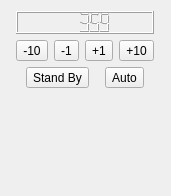
<?xml version="1.0" encoding="UTF-8"?>
<ui version="4.0">
 <class>Autopilot</class>
 <widget class="QWidget" name="Autopilot">
  <property name="geometry">
   <rect>
    <x>0</x>
    <y>0</y>
    <width>171</width>
    <height>196</height>
   </rect>
  </property>
  <property name="sizePolicy">
   <sizepolicy hsizetype="Preferred" vsizetype="Expanding">
    <horstretch>0</horstretch>
    <verstretch>0</verstretch>
   </sizepolicy>
  </property>
  <layout class="QGridLayout" name="gridLayout">
   <item row="1" column="0">
    <layout class="QHBoxLayout" name="horizontalLayout">
     <item>
      <widget class="QToolButton" name="toolButton_Minus10">
       <property name="text">
        <string>-10</string>
       </property>
      </widget>
     </item>
     <item>
      <widget class="QToolButton" name="toolButton_Minus1">
       <property name="text">
        <string>-1</string>
       </property>
      </widget>
     </item>
     <item>
      <widget class="QToolButton" name="toolButton_Plus1">
       <property name="text">
        <string>+1</string>
       </property>
      </widget>
     </item>
     <item>
      <widget class="QToolButton" name="toolButton_Plus10">
       <property name="text">
        <string>+10</string>
       </property>
      </widget>
     </item>
    </layout>
   </item>
   <item row="0" column="0">
    <widget class="QLCDNumber" name="lcdNumber_HDG">
     <property name="smallDecimalPoint">
      <bool>false</bool>
     </property>
     <property name="segmentStyle">
      <enum>QLCDNumber::SegmentStyle::Filled</enum>
     </property>
     <property name="intValue" stdset="0">
      <number>359</number>
     </property>
    </widget>
   </item>
   <item row="2" column="0">
    <layout class="QHBoxLayout" name="horizontalLayout_2">
     <item>
      <widget class="QToolButton" name="toolButton_StandBy">
       <property name="text">
        <string>Stand By</string>
       </property>
      </widget>
     </item>
     <item>
      <widget class="QToolButton" name="toolButton_Auto">
       <property name="text">
        <string>Auto</string>
       </property>
      </widget>
     </item>
    </layout>
   </item>
   <item row="3" column="0">
    <spacer name="verticalSpacer">
     <property name="orientation">
      <enum>Qt::Orientation::Vertical</enum>
     </property>
     <property name="sizeHint" stdset="0">
      <size>
       <width>20</width>
       <height>40</height>
      </size>
     </property>
    </spacer>
   </item>
  </layout>
 </widget>
 <resources/>
 <connections/>
</ui>
